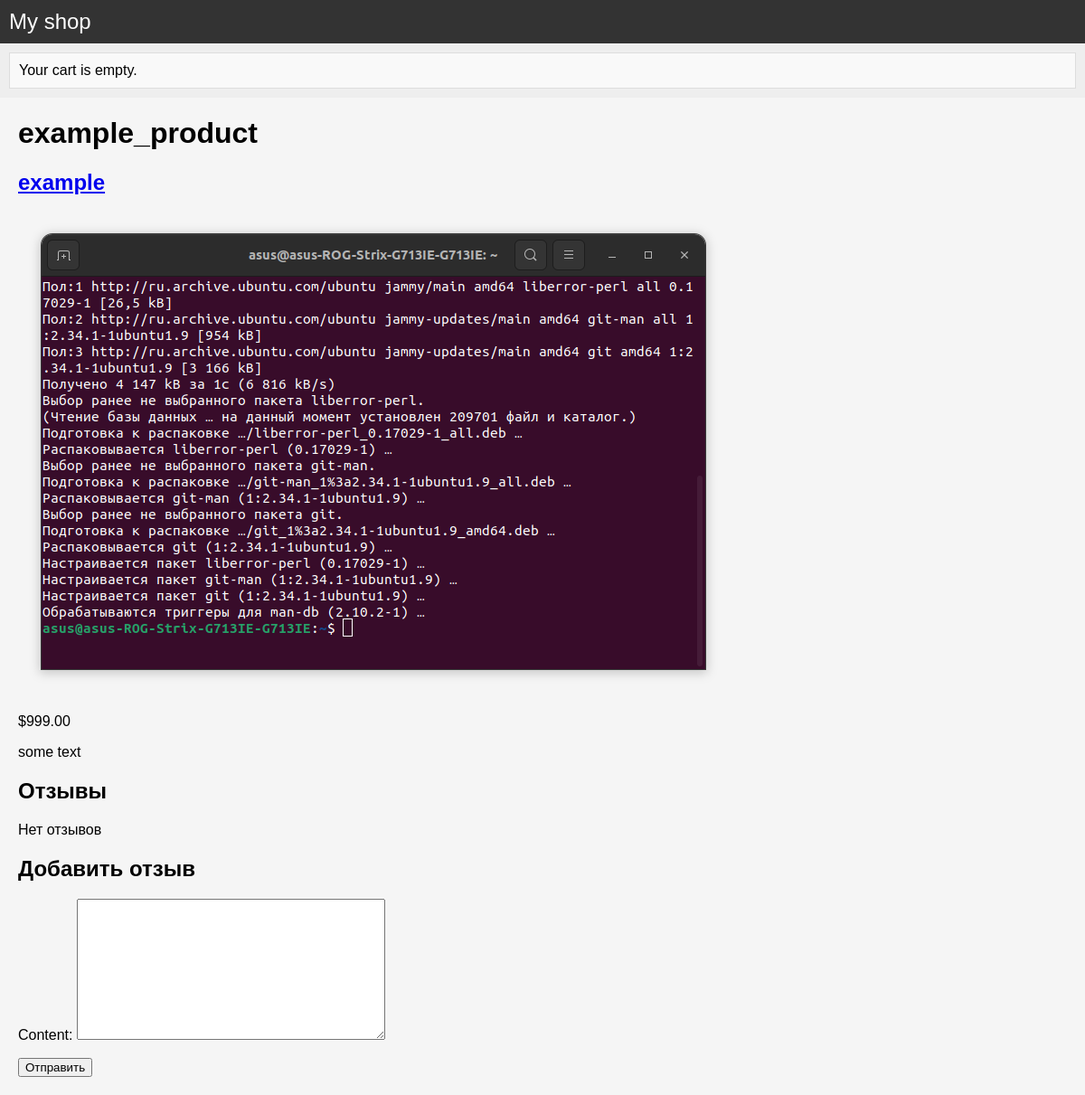
Page /shop_project/3/example_product/ on the committed database.
### shop_project/models.py (models this page shows, shortened)
class Product(models.Model):
    category = models.ForeignKey(Category, related_name='products', on_delete=models.CASCADE)
    name = models.CharField(max_length=200, db_index=True)
    slug = models.SlugField(max_length=200, db_index=True)
    image = models.ImageField(upload_to='products/%Y/%m/%d', blank=True)
    description = models.TextField(blank=True)
    price = models.DecimalField(max_digits=10, decimal_places=2)
    stock = models.PositiveIntegerField()
    available = models.BooleanField(default=True)
    created_at = models.DateTimeField(auto_now_add=True)
    updated_at = models.DateTimeField(auto_now=True)
    class Meta:
        ordering = ('name',)
        index_together = (('id', 'slug'),)

class Category(models.Model):
    name = models.CharField(max_length=200, db_index=True)
    slug = models.SlugField(max_length=200, db_index=True, unique=True)
    class Meta:
        ordering = ('name',)
        verbose_name = 'category'
        verbose_name_plural = 'categories'
    def __str__(self):
        return self.name
    def get_absolute_url(self):
        return reverse('product_list_by_category', kwargs={'category_slug': self.slug})

### shop_project/views/shops.py (the view, shortened to what this page needs)
def product_detail(request, id, slug):
    product = get_object_or_404(Product, id=id, slug=slug, available=True)
    reviews = Review.objects.filter(product=product)
    form = ReviewForm()
    context = {
        'product': product,
        'reviews': reviews,
        'form': form,
    }
    return render(request, "detail.html", context)

### shop_project/forms.py
class ReviewForm(forms.ModelForm):
    class Meta:
        model = Review
        fields = ['content']

### shop_project/templates/detail.html (shortened to what this page needs)
{% extends "base.html" %}
{% block content %}
    <div class="product-detail">
        <h1>{{ product.name }}</h1>
        <h2><a href="{{ product.category.get_absolute_url }}">{{ product.category }}</a></h2>
        <img src="{{ product.image.url }}" alt="{{ product.name }}">
        <p class="price">${{ product.price }}</p>
        {{ product.description|linebreaks }}
        <h2>Отзывы</h2>
        {% for review in reviews %}
            <p>{{ review.content }}</p>
        {% empty %}
            <p>Нет отзывов</p>
        {% endfor %}
        <h2>Добавить отзыв</h2>
        <form method="post" action="{% url 'products:product_detail' product_id=product.id %}">
            {{ form.as_p }}
        <button type="submit">Отправить</button>
</form>
    </div>
{% endblock %}

### shop_project/static/base.css (style rules this page uses)
body { font-family: Arial, sans-serif; margin: 0; padding: 0; background-color: #f5f5f5; }

### rows in the picture
Product: name "example_product", category "example", image (picture), price "999.00", description "some text"
